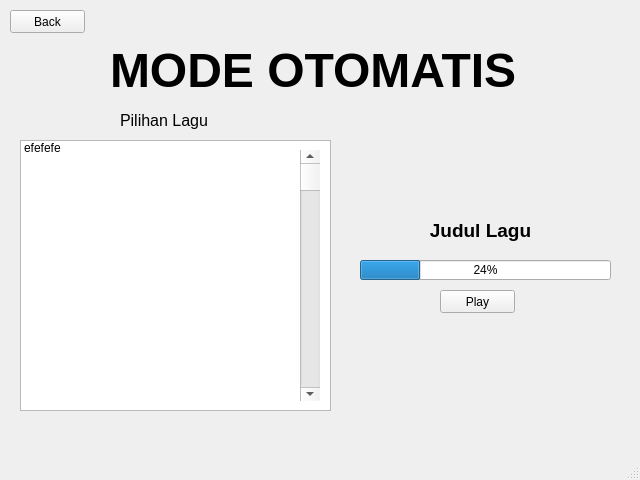
<?xml version="1.0" encoding="UTF-8"?>
<ui version="4.0">
 <class>MainWindow</class>
 <widget class="QMainWindow" name="MainWindow">
  <property name="geometry">
   <rect>
    <x>0</x>
    <y>0</y>
    <width>640</width>
    <height>480</height>
   </rect>
  </property>
  <property name="windowTitle">
   <string>MainWindow</string>
  </property>
  <widget class="QWidget" name="centralwidget">
   <widget class="QLabel" name="label">
    <property name="geometry">
     <rect>
      <x>110</x>
      <y>30</y>
      <width>441</width>
      <height>81</height>
     </rect>
    </property>
    <property name="font">
     <font>
      <pointsize>36</pointsize>
      <weight>75</weight>
      <bold>true</bold>
     </font>
    </property>
    <property name="text">
     <string>MODE OTOMATIS</string>
    </property>
   </widget>
   <widget class="QListWidget" name="songList">
    <property name="geometry">
     <rect>
      <x>20</x>
      <y>140</y>
      <width>311</width>
      <height>271</height>
     </rect>
    </property>
    <item>
     <property name="text">
      <string>efefefe</string>
     </property>
    </item>
   </widget>
   <widget class="QScrollBar" name="verticalScrollBar">
    <property name="geometry">
     <rect>
      <x>300</x>
      <y>150</y>
      <width>20</width>
      <height>251</height>
     </rect>
    </property>
    <property name="orientation">
     <enum>Qt::Vertical</enum>
    </property>
   </widget>
   <widget class="QLabel" name="pilihanLaguText">
    <property name="geometry">
     <rect>
      <x>120</x>
      <y>110</y>
      <width>91</width>
      <height>21</height>
     </rect>
    </property>
    <property name="font">
     <font>
      <pointsize>12</pointsize>
     </font>
    </property>
    <property name="text">
     <string>Pilihan Lagu</string>
    </property>
   </widget>
   <widget class="QLabel" name="label_3">
    <property name="geometry">
     <rect>
      <x>350</x>
      <y>210</y>
      <width>261</width>
      <height>41</height>
     </rect>
    </property>
    <property name="text">
     <string>&lt;html&gt;&lt;head/&gt;&lt;body&gt;&lt;p align=&quot;center&quot;&gt;&lt;span style=&quot; font-size:14pt; font-weight:600;&quot;&gt;Judul Lagu&lt;/span&gt;&lt;/p&gt;&lt;/body&gt;&lt;/html&gt;</string>
    </property>
   </widget>
   <widget class="QPushButton" name="backButton1">
    <property name="geometry">
     <rect>
      <x>10</x>
      <y>10</y>
      <width>75</width>
      <height>23</height>
     </rect>
    </property>
    <property name="text">
     <string>Back</string>
    </property>
   </widget>
   <widget class="QPushButton" name="pushButton">
    <property name="geometry">
     <rect>
      <x>440</x>
      <y>290</y>
      <width>75</width>
      <height>23</height>
     </rect>
    </property>
    <property name="text">
     <string>Play</string>
    </property>
   </widget>
   <widget class="QProgressBar" name="progressBar">
    <property name="geometry">
     <rect>
      <x>360</x>
      <y>260</y>
      <width>251</width>
      <height>20</height>
     </rect>
    </property>
    <property name="value">
     <number>24</number>
    </property>
   </widget>
  </widget>
  <widget class="QMenuBar" name="menubar">
   <property name="geometry">
    <rect>
     <x>0</x>
     <y>0</y>
     <width>640</width>
     <height>22</height>
    </rect>
   </property>
  </widget>
  <widget class="QStatusBar" name="statusbar"/>
 </widget>
 <resources/>
 <connections/>
</ui>
